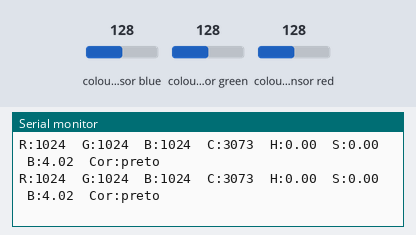
This sketch was run on a simulated Arduino Uno, built with avr-gcc and run on an emulated ATmega328P. On the bench: the last lines printed to the serial monitor. The test bench sets the inputs (shaded band); at power-on: colour sensor blue 128, colour sensor green 128, colour sensor red 128.

Above: at 1.2 s.
1.3 s: colour sensor blue set to 5
At 1.46 s:
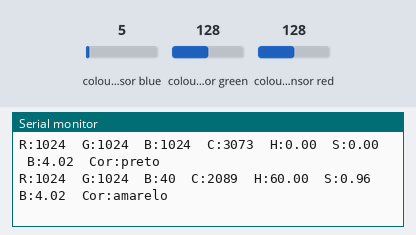
3.3 s: colour sensor green set to 5
At 3.49 s:
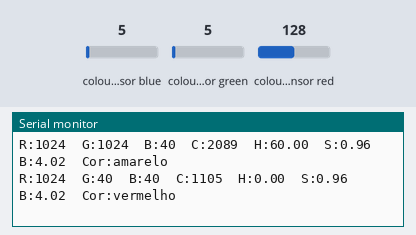
5.3 s: colour sensor blue set to 64
At 5.3 s:
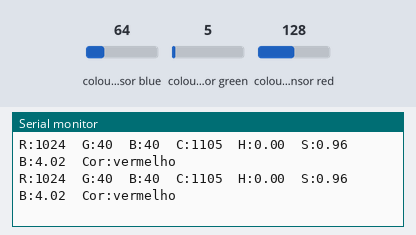
8.3 s: colour sensor red set to 5
At 8.37 s:
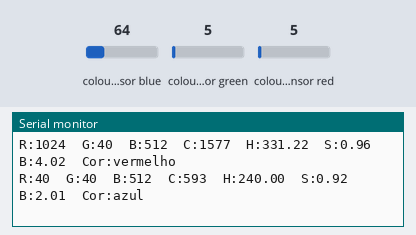
10.3 s: colour sensor green set to 64
At 10.51 s:
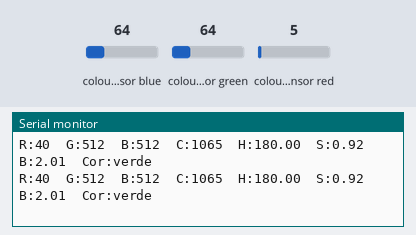
12.3 s: colour sensor red set to 128
At 12.31 s:
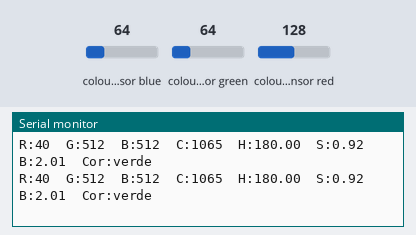
Timing chart, 0 to 15.3 s (numbered marks = the images above; inputs shaded):
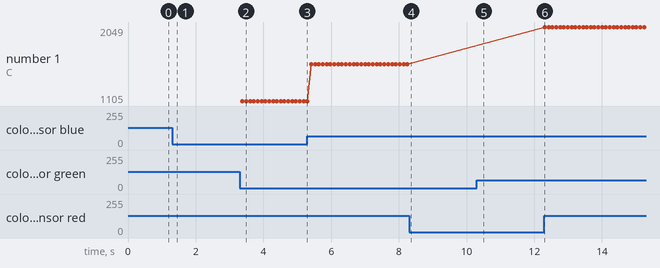

Measured:
- after the input at 1.3 s, the serial monitor: prints a new line after 0.05 s (image 1)
- after the input at 3.3 s, the serial monitor: prints a new line after 0.08 s (image 2)
- after the input at 8.3 s, the serial monitor: prints a new line after 0.07 s (image 4)
- after the input at 10.3 s, the serial monitor: prints a new line after 0.10 s (image 5)
- plotted number 1: 1105 → 1577 after the input at 5.3 s, 1577 → 2049 after the input at 12.3 s

The sketch:

Q1084-Sketch.ino
```cpp
#include <Wire.h>
#include "Adafruit_TCS34725.h"

Adafruit_TCS34725 tcs = Adafruit_TCS34725(TCS34725_INTEGRATIONTIME_50MS, TCS34725_GAIN_4X);

float brightness;
float saturation;
float hue;

void setup() {
  Serial.begin(9600);

  if (tcs.begin()) {
  } else {
    Serial.println("No TCS34725 found ... check your connections");
    while (1)
      ;
  }
}

void loop() {
  int red, green, blue, c;
  tcs.setInterrupt(false);  //Liga o LED
  delay(60);
  tcs.getRawData(&red, &green, &blue, &c);
  tcs.setInterrupt(true);  //Desliga o LED
  rgbToHSB(red, green, blue);

  Serial.print("R:");
  Serial.print(red);
  Serial.print("  G:");
  Serial.print(green);
  Serial.print("  B:");
  Serial.print(blue);
  Serial.print("  C:");
  Serial.print(c);

  Serial.print("  H:");
  Serial.print(hue);
  Serial.print("  S:");
  Serial.print(saturation);
  Serial.print("  B:");
  Serial.print(brightness);

  int codCor;
  String descCor;
  if (saturation < 0.08) {    //se é branco ou preto
    if (saturation >= 0.06) {  // se é branco
      codCor = 0;  //branco
      descCor = "branco";
    } else {
      codCor = 1;  //preto
      descCor = "preto";
    }
  } else {
    if (hue > 330) {
      codCor = 2; //vermelho
      descCor = "vermelho";
    } else if (hue > 285) {
      codCor = 3; //rosa
      descCor = "rosa";
    } else if (hue > 255) {
      codCor = 4; //roxo
      descCor = "roxo";
    } else if (hue > 180) {
      codCor = 5; //azul
      descCor = "azul";
    } else if (hue > 90) {
      codCor = 6; //verde
      descCor = "verde";
    } else if (hue > 45) {
      codCor = 7; //amarelo
      descCor = "amarelo";
    } else if (hue > 15) {
      codCor = 8; //laranja
      descCor = "laranja";
    } else {
      codCor = 2; //vermelho
      descCor = "vermelho";
    }
  }

  Serial.print("  Cor:");
  Serial.print(descCor);

  Serial.print("\n");
}

void rgbToHSB(int r, int g, int b) {
  // Normalize RGB values to [0, 1]
  float R = float(r) / 255.0;
  float G = float(g) / 255.0;
  float B = float(b) / 255.0;

  // Find maximum and minimum values
  float max_val = max(R, max(G, B));
  float min_val = min(R, min(G, B));

  // Calculate Δ
  float delta = max_val - min_val;

  // Calculate Brightness
  brightness = max_val;

  // Check for saturation
  if (max_val == 0) {  // Avoid division by zero
    saturation = 0;
  } else {
    // Calculate Saturation
    saturation = delta / max_val;
  }

  // Calculate Hue
  if (delta != 0) {
    if (max_val == R) {
      hue = 60 * fmod((G - B) / delta, 6);
    } else if (max_val == G) {
      hue = 60 * ((B - R) / delta + 2);
    } else {  // max_val == B
      hue = 60 * ((R - G) / delta + 4);
    }
  }

  // Ensure hue is in the range [0, 360]
  if (hue < 0) {
    hue += 360;
  }
}
```
